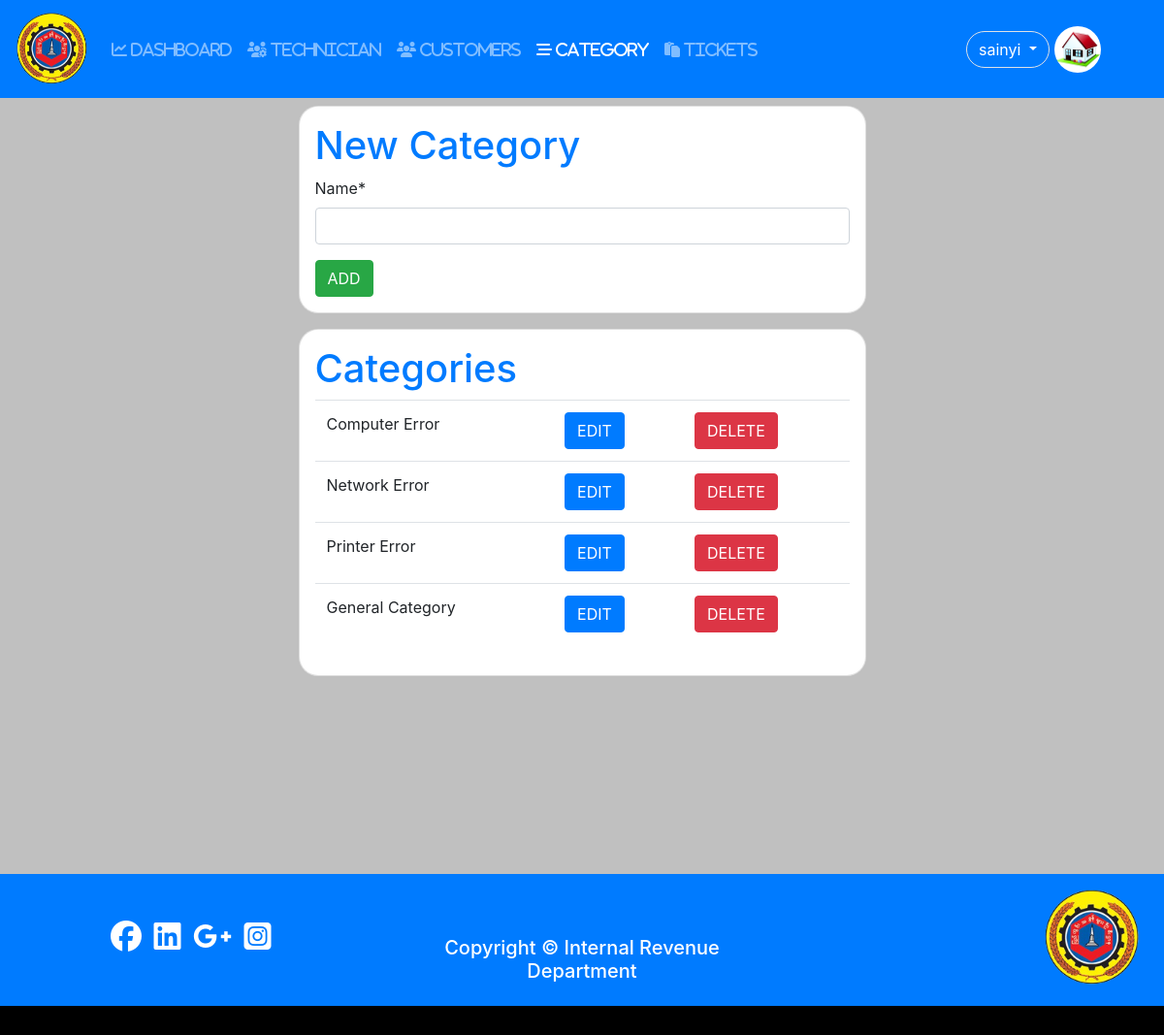
The page /category/new (signed in) on the database as committed earlier.
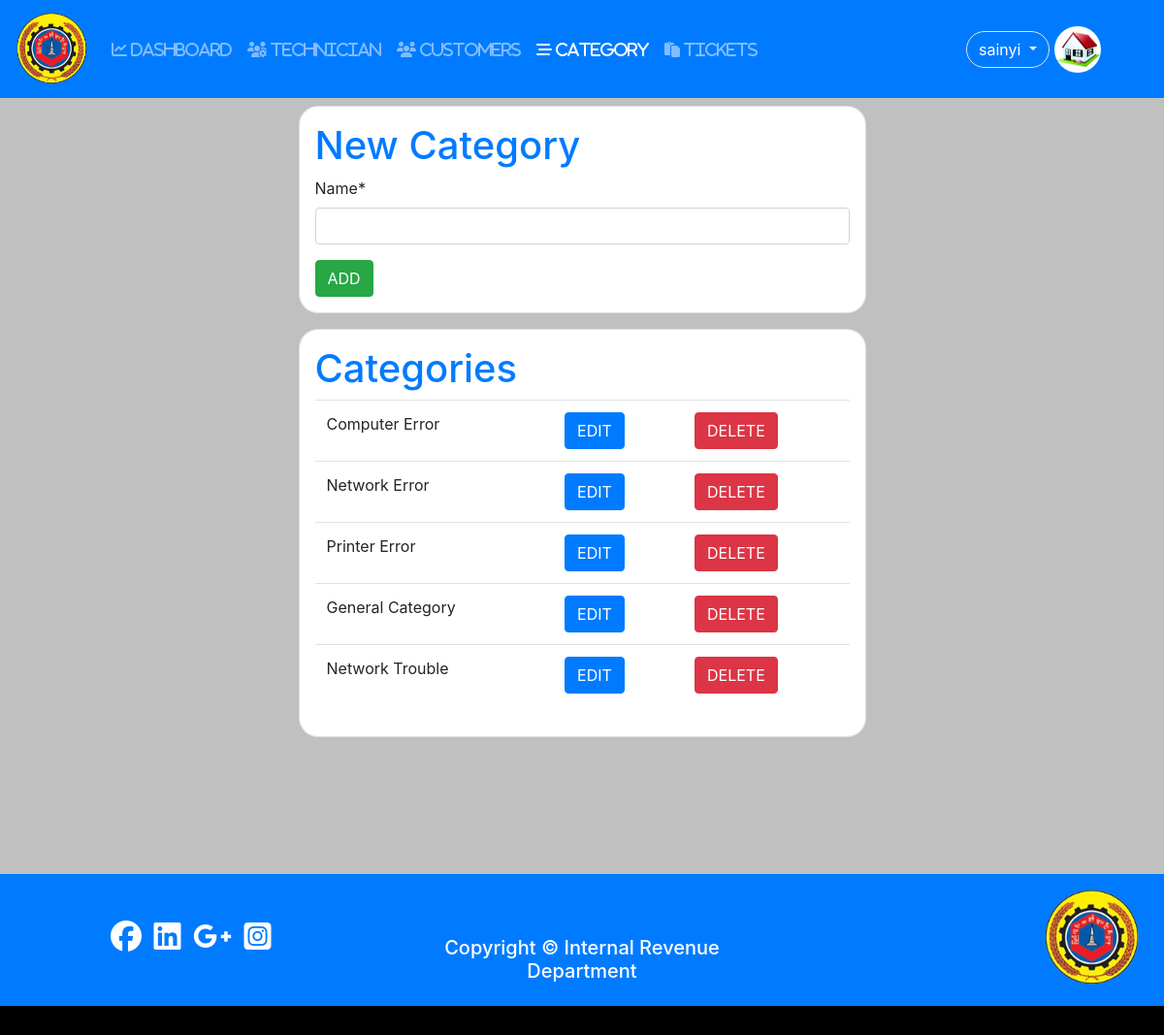
The same page on the database as committed later.
### tickets/models.py (models this page shows, shortened)
class Category(models.Model):
	name = models.CharField(max_length=150);
	slug = models.SlugField(max_length=150,unique=True);

### tickets/views.py (the view)
# urls.py: path('category/new',views.new_category,name='new-category'),
@user_passes_test(checkIfAdminOrTech,login_url='error')
@login_required
def new_category(request):
	if request.method == 'POST' and request.user.is_superuser:
		category_form = CategoryForm(data=request.POST);
		if category_form.is_valid():
			new_category = category_form.save(commit=False);
			new_category.slug = slugify(new_category.name);
			new_category.save();
			messages.success(request,"Category added successfully");
			category_form = CategoryForm();
		else:
			messages.error(request,"Cannot add category, try again!");
	else:
		category_form= CategoryForm();
	categories = Category.objects.all();
	return render(request,'tickets/new_category.html',{ 'category':'active',
														'category_form':category_form,
														'categories':categories,
														});

### tickets/forms.py
class CategoryForm(forms.ModelForm):
	class Meta:
		model = Category;
		fields = ('name',);

### user/auth.py (called while the page is built)
def checkIfAdminOrTech(user):
	return user.is_superuser or user.is_staff;

### tickets/templates/tickets/new_category.html (shortened to what this page needs)
{% extends 'user/base.html' %}
{% load crispy_forms_tags %}
{% block content %}
<div class="d-flex flex-column align-items-center">
{% if request.user.is_superuser %}
<div class="card p-3 m-2 w-50" style="border-radius: 20px;">
<form method="POST" novalidate>
	<h1 class="text-primary">New Category</h1>
	{{ category_form|crispy }}
	<input type="submit" value="ADD" class="btn btn-success">
</form>
</div>
{% endif %}
	<div class="card p-3 m-2 w-50" style="border-radius: 20px;">
		<h1 class="text-primary">Categories</h1>
		<table class="table">
			{% for category in categories %}
			<tr>
			<td><span>{{category.name}}</span></td>
			{% if request.user.is_superuser %}
			{% include 'tickets/modal.html'%}
			{% endif %}
			</tr>
			{% endfor %}
		</table>
	</div>
</div>
{% endblock %}

### tickets/templates/tickets/modal.html (shortened to what this page needs)
<td>
<button type="button" class="btn btn-primary" data-toggle="modal" data-target="#e-{{category.slug}}">
  EDIT
</button>
</td>
<td>
<button type="button" class="btn btn-danger" data-toggle="modal" data-target="#d-{{category.slug}}">
  DELETE
</button>
</td>

Rows that differ between the two databases and show on the page:
added Category: name "Network Trouble"
